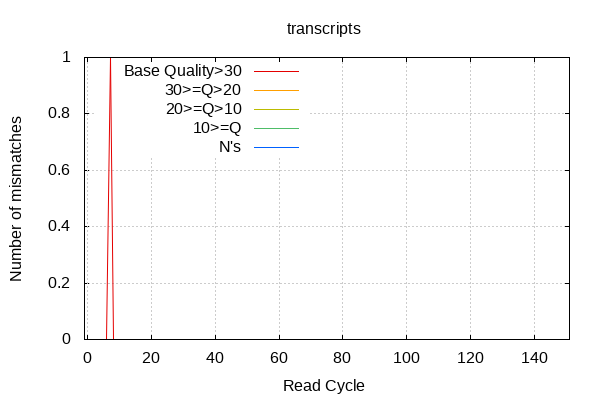

This chart was generated by the following gnuplot code:

            set terminal png size 600,400 truecolor
            set output "out/mism-per-cycle.png"
            set grid xtics ytics y2tics back lc rgb "#cccccc"
            set style line 1 linecolor rgb "#e40000"
            set style line 2 linecolor rgb "#ff9f00"
            set style line 3 linecolor rgb "#bbbb00"
            set style line 4 linecolor rgb "#4ebd68"
            set style line 5 linecolor rgb "#0061ff"
            set style increment user
            set key left top
            
            set ylabel "Number of mismatches"
            set xlabel "Read Cycle"
            set style fill solid border -1
            set title "transcripts" noenhanced
            set xrange [-1:151]
            plot '-' w l ti 'Base Quality>30', \
                 '-' w l ti '30>=Q>20', \
                 '-' w l ti '20>=Q>10', \
                 '-' w l ti '10>=Q', \
                 '-' w l ti "N's"
        0
0
0
0
0
0
0
1
0
0
0
0
0
0
0
0
0
0
0
0
0
0
0
0
0
0
0
0
0
0
0
0
0
0
0
0
0
0
0
0
0
0
0
0
0
0
0
0
0
0
0
0
0
0
0
0
0
0
0
0
0
0
0
0
0
0
0
0
0
0
0
0
0
0
0
0
0
0
0
0
0
0
0
0
0
0
0
0
0
0
0
0
0
0
0
0
0
0
0
0
0
0
0
0
0
0
0
0
0
0
0
0
0
0
0
0
0
0
0
0
0
0
0
0
0
0
0
0
0
0
0
0
0
0
0
0
0
0
0
0
0
0
0
0
0
0
0
0
0
0
0
end
0
0
0
0
0
0
0
0
0
0
0
0
0
0
0
0
0
0
0
0
0
0
0
0
0
0
0
0
0
0
0
0
0
0
0
0
0
0
0
0
0
0
0
0
0
0
0
0
0
0
0
0
0
0
0
0
0
0
0
0
0
0
0
0
0
0
0
0
0
0
0
0
0
0
0
0
0
0
0
0
0
0
0
0
0
0
0
0
0
0
0
0
0
0
0
0
0
0
0
0
0
0
0
0
0
0
0
0
0
0
0
0
0
0
0
0
0
0
0
0
0
0
0
0
0
0
0
0
0
0
0
0
0
0
0
0
0
0
0
0
0
0
0
0
0
0
0
0
0
0
0
end
0
0
0
0
0
0
0
0
0
0
0
0
0
0
0
0
0
0
0
0
0
0
0
0
0
0
0
0
0
0
0
0
0
0
0
0
0
0
0
0
0
0
0
0
0
0
0
0
0
0
0
0
0
0
0
0
0
0
0
0
0
0
0
0
0
0
0
0
0
0
0
0
0
0
0
0
0
0
0
0
0
0
0
0
0
0
0
0
0
0
0
0
0
0
0
0
0
0
0
0
0
0
0
0
0
0
0
0
0
0
0
0
0
0
0
0
0
0
0
0
0
0
0
0
0
0
0
0
0
0
0
0
0
0
0
0
0
0
0
0
0
0
0
0
0
0
0
0
0
0
0
end
0
0
0
0
0
0
0
0
0
0
0
0
0
0
0
0
0
0
0
0
0
0
0
0
0
0
0
0
0
0
0
0
0
0
0
0
0
0
0
0
0
0
0
0
0
0
0
0
0
0
0
0
0
0
0
0
0
0
0
0
0
0
0
0
0
0
0
0
0
0
0
0
0
0
0
0
0
0
0
0
0
0
0
0
0
0
0
0
0
0
0
0
0
0
0
0
0
0
0
0
0
0
0
0
0
0
0
0
0
0
0
0
0
0
0
0
0
0
0
0
0
0
0
0
0
0
0
0
0
0
0
0
0
0
0
0
0
0
0
0
0
0
0
0
0
0
0
0
0
0
0
end
0
0
0
0
0
0
0
0
0
0
0
0
0
0
0
0
0
0
0
0
0
0
0
0
0
0
0
0
0
0
0
0
0
0
0
0
0
0
0
0
0
0
0
0
0
0
0
0
0
0
0
0
0
0
0
0
0
0
0
0
0
0
0
0
0
0
0
0
0
0
0
0
0
0
0
0
0
0
0
0
0
0
0
0
0
0
0
0
0
0
0
0
0
0
0
0
0
0
0
0
0
0
0
0
0
0
0
0
0
0
0
0
0
0
0
0
0
0
0
0
0
0
0
0
0
0
0
0
0
0
0
0
0
0
0
0
0
0
0
0
0
0
0
0
0
0
0
0
0
0
0
end
